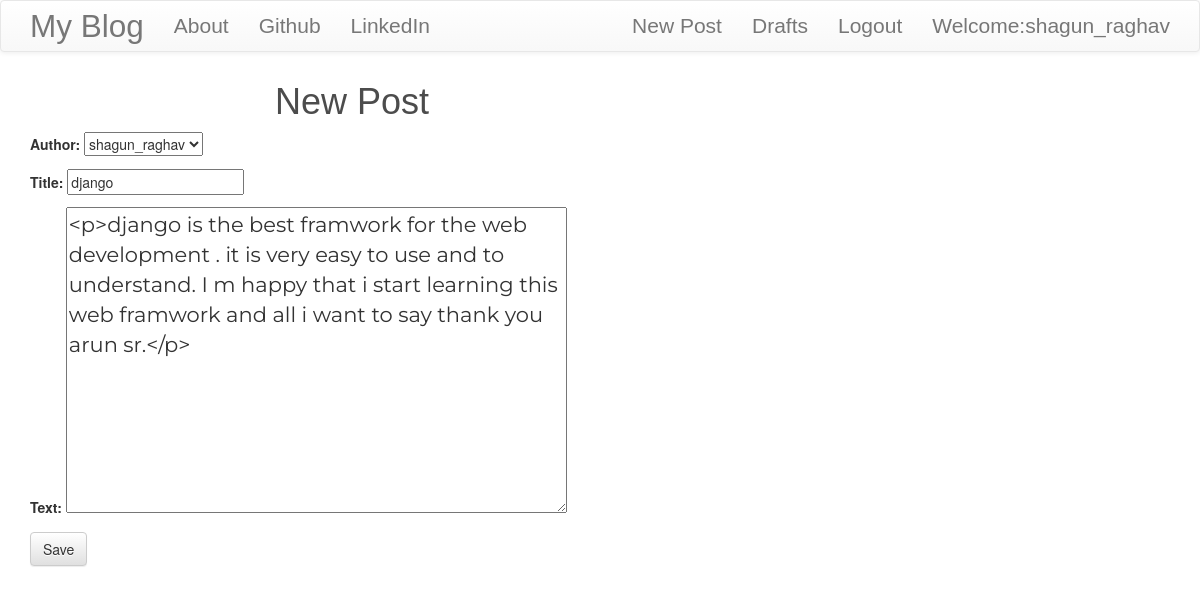
Screenshot of /post/1/edit/ (signed in) with the database file from the repository.
### blog/models.py (models this page shows, shortened)
class Post(models.Model):
	author=models.ForeignKey('auth.User',on_delete=models.CASCADE)
	title=models.CharField(max_length=200)
	text=models.TextField()
	created_date=models.DateTimeField(default=timezone.now)
	published_date=models.DateTimeField(blank=True,null=True)

### blog/views.py (the view)
# urls.py: path('post/<int:pk>/edit/',views.PostUpdateView.as_view(),name='post_edit'),
class PostUpdateView(LoginRequiredMixin,UpdateView):
	login_url='/login/'
	redirect_field_name='blog/post_detail.html'
	form_class=PostForm
	model=Post

### blog/forms.py
class PostForm(forms.ModelForm):
	class Meta():
		model=Post
		fields=('author','title','text')
		widgets={
		'title':forms.TextInput(attrs={'class':'textinputclass'}),
		'text':forms.Textarea(attrs={'class':'editable medium-editor-textarea postcontent'})
		}

### blog/templates/blog/post_form.html (shortened to what this page needs)
{% extends 'blog/base.html' %}
{% block content%}
<h1>New Post</h1>
<form class="post-form" method="POST">
	{{form.as_p}}
	<button type="submit" class="save btn btn-default ">Save</button>
</form>
{% endblock %}

### blog/templates/blog/base.html (shortened to what this page needs)
<!DOCTYPE html>
{% load static %}
<html>
<head>
<link rel="stylesheet" href="https://maxcdn.bootstrapcdn.com/bootstrap/3.3.7/css/bootstrap.min.css">
<link rel="stylesheet" href="https://maxcdn.bootstrapcdn.com/bootstrap/3.3.7/css/bootstrap-theme.min.css">
<link rel="stylesheet" href="//cdn.jsdelivr.net/npm/medium-editor@latest/dist/css/medium-editor.min.css" type="text/css" media="screen" charset="utf-8">
<link rel="stylesheet" type="text/css" href="{% static 'css/blog.css'%}">
</head>
<body class="loader">
<nav class="navbar navbar-default techfont custom-navbar">
	<div class="container">
		<ul class="nav navbar-nav">
		<li><a href="{% url 'post_list'%}" class="navbar-brand bigbrand">My Blog</a></li>
		<li><a href="{% url 'about'%}">About</a></li>
		<li><a href="https://github.com/">Github</a></li>
		<li><a href="https://in.linkedin.com/">LinkedIn</a></li>
	</ul>
	<ul class="nav navbar-nav navbar-right">
		{% if user.is_authenticated %}
			<li>
				<a href="{% url 'post_new' %}">New Post</a>
			</li>
			<li>
				<a href="{% url 'post_draft_list' %}">Drafts</a>
			</li>
			<li>
				<a href="{% url 'logout' %}">Logout</a>
			</li>
			<li>
				<a >Welcome:{{user.username}}</a>
			</li>
			{% else %}
			<li><a href="{% url 'login'%}" class="nav navbar-right">
				<spna class='glyphicon glyphicon-user'>	</a></li>
		{% endif %}
	</ul>
	</div>
		</nav>
<div class='content container'>
	<div class="row">
		<div class="col-md-8">
			<div class="blog_posts">
				{% block content%}
				{% endblock %}
			</div>
		</div>
	</div>
</div>
</body>
</html>

### blog/static/css/blog.css (style rules this page uses)
h1 { font-family: Oak,sans-serif; color: rgba(0,0,0,0.7); position:relative; top:calc(50% - 80px); left:calc(50% - 130px); }
.techfont { font-family: 'Russo One',sans-serif; font-size: 1.5em; margin-bottom: 10px; }
.bigbrand { font-size: 1.5em; }
.postcontent { font-family: 'Montserrat'; font-size: 1.5em; }
.loader { filter:hue-rotate(0deg); color:linear-gradient(45deg,#0f8,#08f); animation:hue 10000ms infinite linear; }

### rows the page displays
Post: author "shagun_raghav", title "django", text "<p>django is the best framwork for the web development . it is very easy to use and to understand. I m happy that i start learning this web framwork and all i want to say thank you arun sr.</p>"

### other values shown
{{ user.username }} "shagun_raghav"
